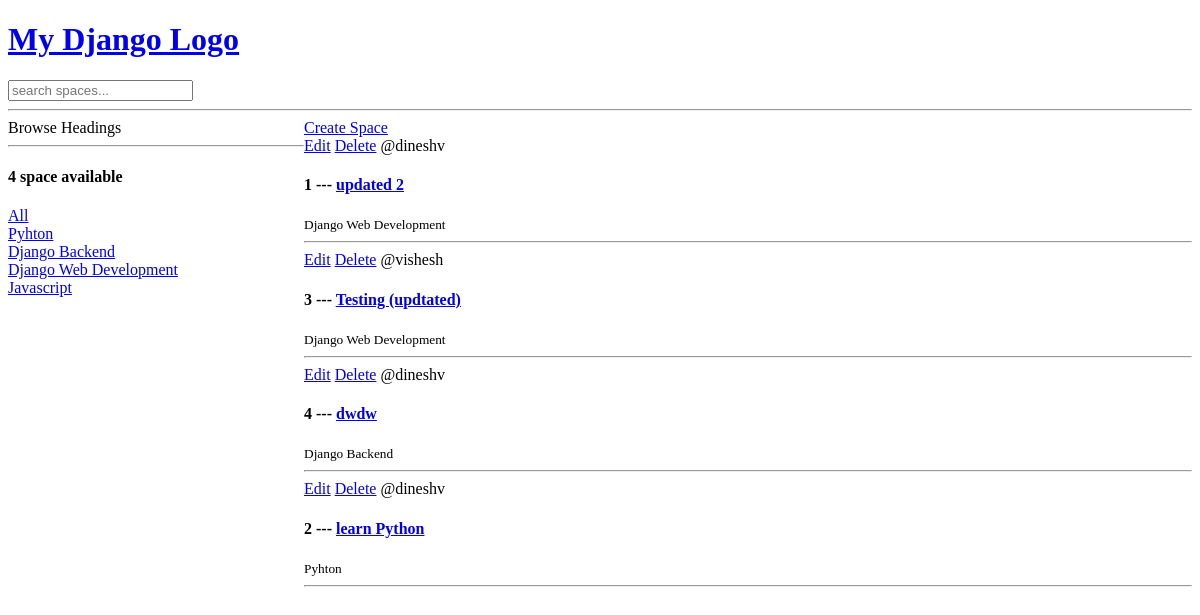
The app's page /, older data.
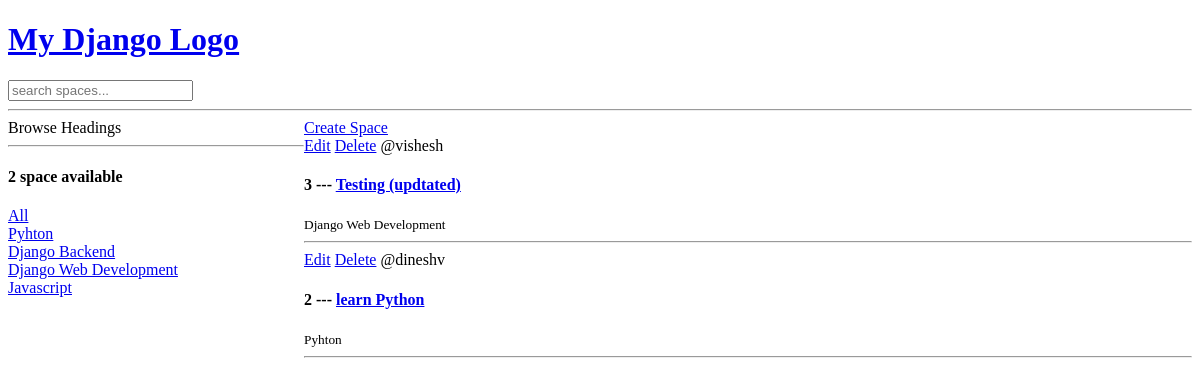
The same page, newer data.
### base/models.py (models this page shows, shortened)
class Heading(models.Model):
    name = models.CharField(max_length=200)

class Space(models.Model):
    host = models.ForeignKey(User, on_delete=models.SET_NULL, null=True)
    heading = models.ForeignKey(Heading, on_delete=models.SET_NULL, null=True)
    name = models.CharField(max_length=200)
    description = models.TextField(null = True, blank = True)
    updated = models.DateTimeField(auto_now = True)
    created = models.DateTimeField(auto_now_add = True)
    class Meta:
        ordering = ['-updated', '-created']

### base/views.py (the view)
# urls.py: path('', views.home, name="home"),
def home(request):
 q = request.GET.get('q') if request.GET.get('q') != None else ''
 spaces = Space.objects.filter(
    Q(heading__name__icontains=q) |
    Q(name__icontains=q) |
    Q(description__icontains=q)
    )
 headings = Heading.objects.all()
 space_count = spaces.count()
 context = {'spaces': spaces, 'headings': headings, 'space_count': space_count}
 return render(request, 'base/home.html', context)

### base/templates/base/home.html (shortened to what this page needs)
{% extends 'main.html' %}
{% block content %}
<!DOCTYPE html>
<html lang="en">
<head>
</head>
<body>
    <div class="home-container">
          <div>
            Browse Headings
            <hr>
            <div>
                <h4>{{space_count}} space available</h4>
                <a href="{% url 'home' %}">All</a>
            </div>
          {% for heading in headings %}
          <div>
          <a href="{% url 'home' %}?q={{heading.name}}">{{heading.name}}</a>
          </div>
          {% endfor %}
          </div>
          <div>
            <a href="{% url 'create-space' %}">Create Space</a>
            <div>
                {% for space in spaces %}
                    <div>
                        <a href="{% url 'update-space' space.id %}">Edit</a>
                        <a href="{% url 'delete-space' space.id %}">Delete</a>
                        <span>@{{space.host.username}}</span>
                        <h4>{{space.id}} --- <a href="{% url 'space' space.id %}">{{space.name}}</a></h4>
                        <small>{{space.heading.name}}</small>
                        <hr>
                    </div>
                {% endfor %}
            </div>
          </div>
    </div>
</body>
</html>
{% endblock content %}

### templates/main.html (shortened to what this page needs)
<!DOCTYPE html>
<html lang="en">
<head>
</head>
<body>
    {% include 'navbar.html' %}
    {% block content %}
    {% endblock %}
</body>
</html>

### templates/navbar.html
<a href="/" >
   <h1>My Django Logo</h1>
</a>
<form  method="GET" action="{% url 'home' %}">
   <input type="text" name="q" placeholder="search spaces...">
</form>
<hr>

### base/templates/base/home.html (style rules this page uses)
.home-container { display: grid; grid-template-columns: 1fr 3fr; }

Row changes from the older to the newer data that the page shows:
removed Space: host.username "dineshv", id "1", name "updated 2", heading.name "Django Web Development"
removed Space: host.username "dineshv", id "4", name "dwdw", heading.name "Django Backend"
Text that changed along with them:
{{ space_count }}: "4" → "2"
